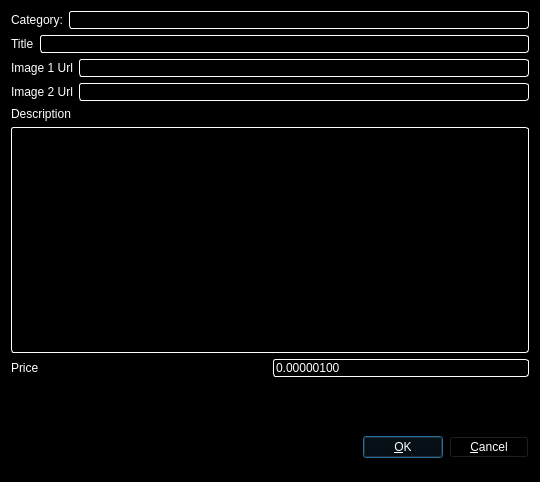
<?xml version="1.0" encoding="UTF-8"?>
<ui version="4.0">
 <class>CreateMarketListingDialog</class>
 <widget class="QDialog" name="CreateMarketListingDialog">
  <property name="geometry">
   <rect>
    <x>0</x>
    <y>0</y>
    <width>540</width>
    <height>482</height>
   </rect>
  </property>
  <property name="palette">
   <palette>
    <active>
     <colorrole role="WindowText">
      <brush brushstyle="SolidPattern">
       <color alpha="255">
        <red>255</red>
        <green>255</green>
        <blue>255</blue>
       </color>
      </brush>
     </colorrole>
     <colorrole role="Button">
      <brush brushstyle="SolidPattern">
       <color alpha="255">
        <red>0</red>
        <green>0</green>
        <blue>0</blue>
       </color>
      </brush>
     </colorrole>
     <colorrole role="Light">
      <brush brushstyle="SolidPattern">
       <color alpha="255">
        <red>0</red>
        <green>0</green>
        <blue>0</blue>
       </color>
      </brush>
     </colorrole>
     <colorrole role="Midlight">
      <brush brushstyle="SolidPattern">
       <color alpha="255">
        <red>0</red>
        <green>0</green>
        <blue>0</blue>
       </color>
      </brush>
     </colorrole>
     <colorrole role="Dark">
      <brush brushstyle="SolidPattern">
       <color alpha="255">
        <red>0</red>
        <green>0</green>
        <blue>0</blue>
       </color>
      </brush>
     </colorrole>
     <colorrole role="Mid">
      <brush brushstyle="SolidPattern">
       <color alpha="255">
        <red>0</red>
        <green>0</green>
        <blue>0</blue>
       </color>
      </brush>
     </colorrole>
     <colorrole role="Text">
      <brush brushstyle="SolidPattern">
       <color alpha="255">
        <red>255</red>
        <green>255</green>
        <blue>255</blue>
       </color>
      </brush>
     </colorrole>
     <colorrole role="BrightText">
      <brush brushstyle="SolidPattern">
       <color alpha="255">
        <red>255</red>
        <green>255</green>
        <blue>255</blue>
       </color>
      </brush>
     </colorrole>
     <colorrole role="ButtonText">
      <brush brushstyle="SolidPattern">
       <color alpha="255">
        <red>255</red>
        <green>255</green>
        <blue>255</blue>
       </color>
      </brush>
     </colorrole>
     <colorrole role="Base">
      <brush brushstyle="SolidPattern">
       <color alpha="255">
        <red>0</red>
        <green>0</green>
        <blue>0</blue>
       </color>
      </brush>
     </colorrole>
     <colorrole role="Window">
      <brush brushstyle="SolidPattern">
       <color alpha="255">
        <red>0</red>
        <green>0</green>
        <blue>0</blue>
       </color>
      </brush>
     </colorrole>
     <colorrole role="Shadow">
      <brush brushstyle="SolidPattern">
       <color alpha="255">
        <red>0</red>
        <green>0</green>
        <blue>0</blue>
       </color>
      </brush>
     </colorrole>
     <colorrole role="AlternateBase">
      <brush brushstyle="SolidPattern">
       <color alpha="255">
        <red>0</red>
        <green>0</green>
        <blue>0</blue>
       </color>
      </brush>
     </colorrole>
     <colorrole role="ToolTipBase">
      <brush brushstyle="SolidPattern">
       <color alpha="255">
        <red>255</red>
        <green>255</green>
        <blue>220</blue>
       </color>
      </brush>
     </colorrole>
     <colorrole role="ToolTipText">
      <brush brushstyle="SolidPattern">
       <color alpha="255">
        <red>0</red>
        <green>0</green>
        <blue>0</blue>
       </color>
      </brush>
     </colorrole>
    </active>
    <inactive>
     <colorrole role="WindowText">
      <brush brushstyle="SolidPattern">
       <color alpha="255">
        <red>255</red>
        <green>255</green>
        <blue>255</blue>
       </color>
      </brush>
     </colorrole>
     <colorrole role="Button">
      <brush brushstyle="SolidPattern">
       <color alpha="255">
        <red>0</red>
        <green>0</green>
        <blue>0</blue>
       </color>
      </brush>
     </colorrole>
     <colorrole role="Light">
      <brush brushstyle="SolidPattern">
       <color alpha="255">
        <red>0</red>
        <green>0</green>
        <blue>0</blue>
       </color>
      </brush>
     </colorrole>
     <colorrole role="Midlight">
      <brush brushstyle="SolidPattern">
       <color alpha="255">
        <red>0</red>
        <green>0</green>
        <blue>0</blue>
       </color>
      </brush>
     </colorrole>
     <colorrole role="Dark">
      <brush brushstyle="SolidPattern">
       <color alpha="255">
        <red>0</red>
        <green>0</green>
        <blue>0</blue>
       </color>
      </brush>
     </colorrole>
     <colorrole role="Mid">
      <brush brushstyle="SolidPattern">
       <color alpha="255">
        <red>0</red>
        <green>0</green>
        <blue>0</blue>
       </color>
      </brush>
     </colorrole>
     <colorrole role="Text">
      <brush brushstyle="SolidPattern">
       <color alpha="255">
        <red>255</red>
        <green>255</green>
        <blue>255</blue>
       </color>
      </brush>
     </colorrole>
     <colorrole role="BrightText">
      <brush brushstyle="SolidPattern">
       <color alpha="255">
        <red>255</red>
        <green>255</green>
        <blue>255</blue>
       </color>
      </brush>
     </colorrole>
     <colorrole role="ButtonText">
      <brush brushstyle="SolidPattern">
       <color alpha="255">
        <red>255</red>
        <green>255</green>
        <blue>255</blue>
       </color>
      </brush>
     </colorrole>
     <colorrole role="Base">
      <brush brushstyle="SolidPattern">
       <color alpha="255">
        <red>0</red>
        <green>0</green>
        <blue>0</blue>
       </color>
      </brush>
     </colorrole>
     <colorrole role="Window">
      <brush brushstyle="SolidPattern">
       <color alpha="255">
        <red>0</red>
        <green>0</green>
        <blue>0</blue>
       </color>
      </brush>
     </colorrole>
     <colorrole role="Shadow">
      <brush brushstyle="SolidPattern">
       <color alpha="255">
        <red>0</red>
        <green>0</green>
        <blue>0</blue>
       </color>
      </brush>
     </colorrole>
     <colorrole role="AlternateBase">
      <brush brushstyle="SolidPattern">
       <color alpha="255">
        <red>0</red>
        <green>0</green>
        <blue>0</blue>
       </color>
      </brush>
     </colorrole>
     <colorrole role="ToolTipBase">
      <brush brushstyle="SolidPattern">
       <color alpha="255">
        <red>255</red>
        <green>255</green>
        <blue>220</blue>
       </color>
      </brush>
     </colorrole>
     <colorrole role="ToolTipText">
      <brush brushstyle="SolidPattern">
       <color alpha="255">
        <red>0</red>
        <green>0</green>
        <blue>0</blue>
       </color>
      </brush>
     </colorrole>
    </inactive>
    <disabled>
     <colorrole role="WindowText">
      <brush brushstyle="SolidPattern">
       <color alpha="255">
        <red>0</red>
        <green>0</green>
        <blue>0</blue>
       </color>
      </brush>
     </colorrole>
     <colorrole role="Button">
      <brush brushstyle="SolidPattern">
       <color alpha="255">
        <red>0</red>
        <green>0</green>
        <blue>0</blue>
       </color>
      </brush>
     </colorrole>
     <colorrole role="Light">
      <brush brushstyle="SolidPattern">
       <color alpha="255">
        <red>0</red>
        <green>0</green>
        <blue>0</blue>
       </color>
      </brush>
     </colorrole>
     <colorrole role="Midlight">
      <brush brushstyle="SolidPattern">
       <color alpha="255">
        <red>0</red>
        <green>0</green>
        <blue>0</blue>
       </color>
      </brush>
     </colorrole>
     <colorrole role="Dark">
      <brush brushstyle="SolidPattern">
       <color alpha="255">
        <red>0</red>
        <green>0</green>
        <blue>0</blue>
       </color>
      </brush>
     </colorrole>
     <colorrole role="Mid">
      <brush brushstyle="SolidPattern">
       <color alpha="255">
        <red>0</red>
        <green>0</green>
        <blue>0</blue>
       </color>
      </brush>
     </colorrole>
     <colorrole role="Text">
      <brush brushstyle="SolidPattern">
       <color alpha="255">
        <red>0</red>
        <green>0</green>
        <blue>0</blue>
       </color>
      </brush>
     </colorrole>
     <colorrole role="BrightText">
      <brush brushstyle="SolidPattern">
       <color alpha="255">
        <red>255</red>
        <green>255</green>
        <blue>255</blue>
       </color>
      </brush>
     </colorrole>
     <colorrole role="ButtonText">
      <brush brushstyle="SolidPattern">
       <color alpha="255">
        <red>0</red>
        <green>0</green>
        <blue>0</blue>
       </color>
      </brush>
     </colorrole>
     <colorrole role="Base">
      <brush brushstyle="SolidPattern">
       <color alpha="255">
        <red>0</red>
        <green>0</green>
        <blue>0</blue>
       </color>
      </brush>
     </colorrole>
     <colorrole role="Window">
      <brush brushstyle="SolidPattern">
       <color alpha="255">
        <red>0</red>
        <green>0</green>
        <blue>0</blue>
       </color>
      </brush>
     </colorrole>
     <colorrole role="Shadow">
      <brush brushstyle="SolidPattern">
       <color alpha="255">
        <red>0</red>
        <green>0</green>
        <blue>0</blue>
       </color>
      </brush>
     </colorrole>
     <colorrole role="AlternateBase">
      <brush brushstyle="SolidPattern">
       <color alpha="255">
        <red>0</red>
        <green>0</green>
        <blue>0</blue>
       </color>
      </brush>
     </colorrole>
     <colorrole role="ToolTipBase">
      <brush brushstyle="SolidPattern">
       <color alpha="255">
        <red>255</red>
        <green>255</green>
        <blue>220</blue>
       </color>
      </brush>
     </colorrole>
     <colorrole role="ToolTipText">
      <brush brushstyle="SolidPattern">
       <color alpha="255">
        <red>0</red>
        <green>0</green>
        <blue>0</blue>
       </color>
      </brush>
     </colorrole>
    </disabled>
   </palette>
  </property>
  <property name="windowTitle">
   <string>Create Market Listing</string>
  </property>
  <property name="modal">
   <bool>true</bool>
  </property>
  <layout class="QVBoxLayout" name="verticalLayout">
   <item>
    <layout class="QVBoxLayout" name="verticalLayout_2">
     <property name="topMargin">
      <number>0</number>
     </property>
     <property name="bottomMargin">
      <number>20</number>
     </property>
     <item>
      <layout class="QHBoxLayout" name="horizontalLayout_7">
       <property name="topMargin">
        <number>0</number>
       </property>
       <item>
        <widget class="QLabel" name="label_6">
         <property name="text">
          <string>Category:</string>
         </property>
        </widget>
       </item>
       <item>
        <widget class="QLineEdit" name="categoryLineEdit">
         <property name="styleSheet">
          <string notr="true">background: rgb(0,0,0); color: rgb(255,255,255); border: 1px inset white; border-radius: 3px; margin: 0px;</string>
         </property>
        </widget>
       </item>
      </layout>
     </item>
     <item>
      <layout class="QHBoxLayout" name="horizontalLayout">
       <property name="bottomMargin">
        <number>0</number>
       </property>
       <item>
        <widget class="QLabel" name="label">
         <property name="text">
          <string>Title</string>
         </property>
        </widget>
       </item>
       <item>
        <widget class="QLineEdit" name="titleLineEdit">
         <property name="styleSheet">
          <string notr="true">background: rgb(0,0,0); color: rgb(255,255,255); border: 1px inset white; border-radius: 3px; margin: 0px;</string>
         </property>
        </widget>
       </item>
      </layout>
     </item>
     <item>
      <layout class="QHBoxLayout" name="horizontalLayout_4"/>
     </item>
     <item>
      <layout class="QHBoxLayout" name="horizontalLayout_2">
       <property name="bottomMargin">
        <number>0</number>
       </property>
       <item>
        <widget class="QLabel" name="label_2">
         <property name="text">
          <string>Image 1 Url</string>
         </property>
        </widget>
       </item>
       <item>
        <widget class="QLineEdit" name="imageOneLineEdit">
         <property name="styleSheet">
          <string notr="true">background: rgb(0,0,0); color: rgb(255,255,255); border: 1px inset white; border-radius: 3px; margin: 0px;</string>
         </property>
        </widget>
       </item>
      </layout>
     </item>
     <item>
      <layout class="QHBoxLayout" name="horizontalLayout_5">
       <property name="bottomMargin">
        <number>0</number>
       </property>
       <item>
        <widget class="QLabel" name="label_4">
         <property name="text">
          <string>Image 2 Url</string>
         </property>
        </widget>
       </item>
       <item>
        <widget class="QLineEdit" name="imageTwoLineEdit">
         <property name="styleSheet">
          <string notr="true">background: rgb(0,0,0); color: rgb(255,255,255); border: 1px inset white; border-radius: 3px; margin: 0px;</string>
         </property>
        </widget>
       </item>
      </layout>
     </item>
     <item>
      <layout class="QVBoxLayout" name="verticalLayout_3">
       <item>
        <widget class="QLabel" name="label_3">
         <property name="text">
          <string>Description</string>
         </property>
        </widget>
       </item>
      </layout>
     </item>
     <item>
      <widget class="QPlainTextEdit" name="descriptionTextEdit">
       <property name="styleSheet">
        <string notr="true">background: rgb(0,0,0); color: rgb(255,255,255); border: 1px inset white; border-radius: 3px; margin: 0px;</string>
       </property>
      </widget>
     </item>
     <item>
      <layout class="QHBoxLayout" name="horizontalLayout_3">
       <property name="bottomMargin">
        <number>0</number>
       </property>
      </layout>
     </item>
     <item>
      <layout class="QHBoxLayout" name="horizontalLayout_6">
       <property name="bottomMargin">
        <number>20</number>
       </property>
       <item>
        <widget class="QLabel" name="label_5">
         <property name="text">
          <string>Price</string>
         </property>
        </widget>
       </item>
       <item>
        <widget class="QDoubleSpinBox" name="priceSpinBox">
         <property name="styleSheet">
          <string notr="true">background: rgb(0,0,0); color: rgb(255,255,255); border: 1px inset white; border-radius: 3px; margin: 0px;</string>
         </property>
         <property name="decimals">
          <number>8</number>
         </property>
         <property name="minimum">
          <double>0.000001000000000</double>
         </property>
         <property name="maximum">
          <double>999999.999998999992386</double>
         </property>
        </widget>
       </item>
      </layout>
     </item>
    </layout>
   </item>
   <item>
    <layout class="QHBoxLayout" name="horizontalLayout_Buttons">
     <item>
      <spacer name="horizontalSpacer_1">
       <property name="orientation">
        <enum>Qt::Horizontal</enum>
       </property>
       <property name="sizeHint" stdset="0">
        <size>
         <width>40</width>
         <height>48</height>
        </size>
       </property>
      </spacer>
     </item>
     <item>
      <widget class="QLabel" name="statusLabel">
       <property name="font">
        <font>
         <weight>75</weight>
         <bold>true</bold>
        </font>
       </property>
       <property name="text">
        <string/>
       </property>
       <property name="textFormat">
        <enum>Qt::PlainText</enum>
       </property>
       <property name="wordWrap">
        <bool>true</bool>
       </property>
      </widget>
     </item>
     <item>
      <spacer name="horizontalSpacer_2">
       <property name="orientation">
        <enum>Qt::Horizontal</enum>
       </property>
       <property name="sizeHint" stdset="0">
        <size>
         <width>40</width>
         <height>48</height>
        </size>
       </property>
      </spacer>
     </item>
     <item>
      <widget class="QPushButton" name="okButton">
       <property name="text">
        <string>&amp;OK</string>
       </property>
      </widget>
     </item>
     <item>
      <widget class="QPushButton" name="cancelButton">
       <property name="text">
        <string>&amp;Cancel</string>
       </property>
       <property name="autoDefault">
        <bool>false</bool>
       </property>
      </widget>
     </item>
    </layout>
   </item>
  </layout>
 </widget>
 <resources/>
 <connections/>
</ui>
